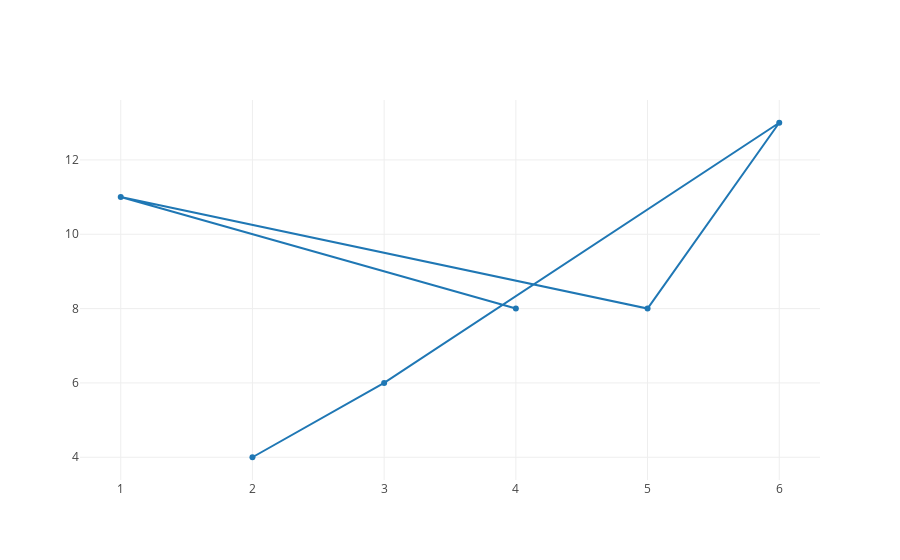

Notebook source saved alongside this figure:
### Code cell
import plotly
plotly.offline.init_notebook_mode(connected=True)
# we repeat these first lines just to keep the code together  

trace0 = dict(x=[4, 1, 5, 6, 3, 2], y=[8, 11, 8, 13, 6, 4])

# All that, and it doesn't even look good :(
plotly.offline.iplot([trace0])

### Figure 1 — Plotly figure (JSON) as saved in the notebook; plotly's stock layout.template omitted (floating-point values rounded to 4 significant figures)
{"data": [{"type": "scatter", "uid": "74011292-d0a8-11e8-81c8-34159e1c7ef8", "x": [4, 1, 5, 6, 3, 2], "y": [8, 11, 8, 13, 6, 4]}], "layout": {}}
